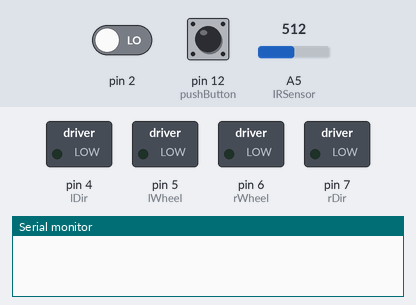
This sketch was run on a simulated Arduino Uno, built with avr-gcc and run on an emulated ATmega328P. On the bench: switched loads named in the sketch (green lamp = pin HIGH), the last lines printed to the serial monitor. The test bench sets the inputs (shaded band); at power-on: pin 12 (pushButton) LOW, A5 (IRSensor) = 512, pin 2 LOW.

Above: at 0.8 s.
0.9 s: pin 12 (pushButton) pulled HIGH for 0.15 s
At 1.2 s:
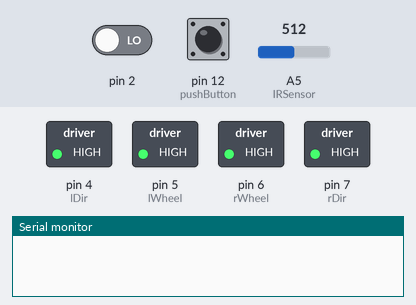
2.5 s: A5 (IRSensor) set to 586
4.0 s: A5 (IRSensor) set to 608
At 4.7 s:
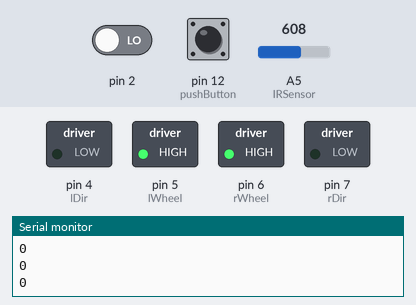
Timing chart, 0 to 7.0 s (numbered marks = the images above; inputs shaded):
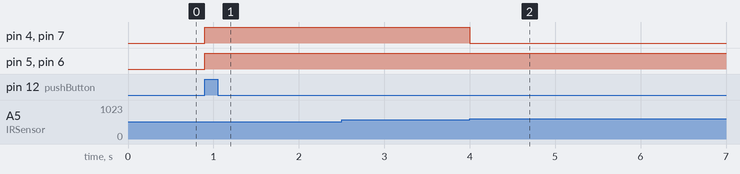

The sketch:

Module_8_Task.ino
```cpp
#include <EEPROM.h>
byte left_speed = EEPROM.read(0);
byte right_speed = EEPROM.read(1);
int pushButton = 12;
int rBumper = 11;
int lBumper = 10;
int rWheel = 6;
int rDir = 7; //direction
int lWheel = 5;
int lDir = 4; //direction
volatile int LCounter = 0;
int IRSensor = A5;

void setup() {
  // put your setup code here, to run once:
  Serial.begin(9600);
  pinMode(pushButton, INPUT);
  WaitButton();
  pinMode(IRSensor, INPUT);
  pinMode(lBumper, INPUT);
  pinMode(rBumper, INPUT);
  pinMode(rDir, OUTPUT);
  pinMode(lDir, OUTPUT);
  interrupts();
  attachInterrupt(0, leftCounter, CHANGE);
}

void loop()
{
  Forward();
  if (analogRead(IRSensor) > 600)
  {
    Backward();
    TurnAround();
  }
}

void TurnAround()
{
    digitalWrite(rDir, LOW);
    digitalWrite(lDir, HIGH);
    LCounter = 0;
    analogWrite(rWheel, right_speed);
    analogWrite(lWheel, left_speed);
    while (LCounter <= 32)
    {
      Serial.println(LCounter);
    }
    analogWrite(rWheel, 0);
    analogWrite(lWheel, 0);
}

void Forward()
{
  digitalWrite(rDir, HIGH);
  digitalWrite(lDir, HIGH);
  analogWrite(rWheel, right_speed);
  analogWrite(lWheel, left_speed);
}

void Backward()
{
  digitalWrite(rDir, LOW);
  digitalWrite(lDir, LOW);
  analogWrite(rWheel, right_speed);
  analogWrite(lWheel, left_speed);
  LCounter = 0;
  while (LCounter <= 32)
  {
    Serial.println(LCounter);
  }
  analogWrite(rWheel, 0);
  analogWrite(lWheel, 0);
}


void leftCounter()
{
  LCounter++;
}
void WaitButton()
{
  while (digitalRead(pushButton) == HIGH) {}
  while (digitalRead(pushButton) == LOW) {}
}
```

Measured:
- the behaviour switches between 600 and 601 on A5 (IRSensor) (found by bisection; images 1 and 2)
- after the input at 0.9 s, pin 4 (lDir), pin 5 (lWheel), pin 6 (rWheel), pin 7 (rDir): LOW → HIGH at once
- after the input at 2.5 s, every drawn part: stays the same
- after the input at 4.0 s, pin 4 (lDir), pin 7 (rDir): HIGH → LOW at once
